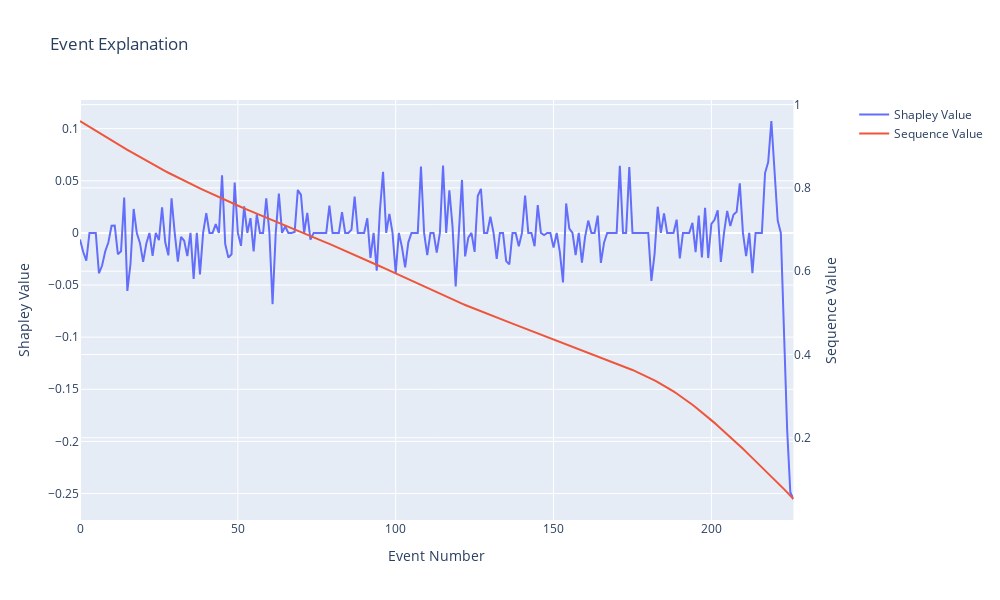

Source (notebook cell):
### Code cell
# Compute the local event explanation for the trimmed sequence.
event_explanation = local_event_explainer(f, trimmed_sequence, average_event, pruned_idx=0, nsamples=1000)

# Plot the event explanation.
plot_local_event_explanation(event_explanation)

### Figure 1 — Plotly figure (JSON) as saved in the notebook; plotly's stock layout.template omitted (floating-point values rounded to 4 significant figures; data arrays with more than 128 entries replaced by an {"elided": "..."} marker saying what was removed)
{"data": [{"mode": "lines", "name": "Shapley Value", "type": "scatter", "x": {"elided": "227 int values"}, "xaxis": "x", "y": {"elided": "227 float values"}, "yaxis": "y"}, {"mode": "lines", "name": "Sequence Value", "type": "scatter", "x": {"elided": "227 int values"}, "xaxis": "x", "y": {"elided": "227 float values"}, "yaxis": "y2"}], "layout": {"height": 600, "title": {"text": "Event Explanation"}, "width": 1000, "xaxis": {"anchor": "y", "domain": [0, 0.94], "title": {"text": "Event Number"}}, "yaxis": {"anchor": "x", "domain": [0, 1], "title": {"text": "Shapley Value"}}, "yaxis2": {"anchor": "x", "overlaying": "y", "side": "right", "title": {"text": "Sequence Value"}}}}
